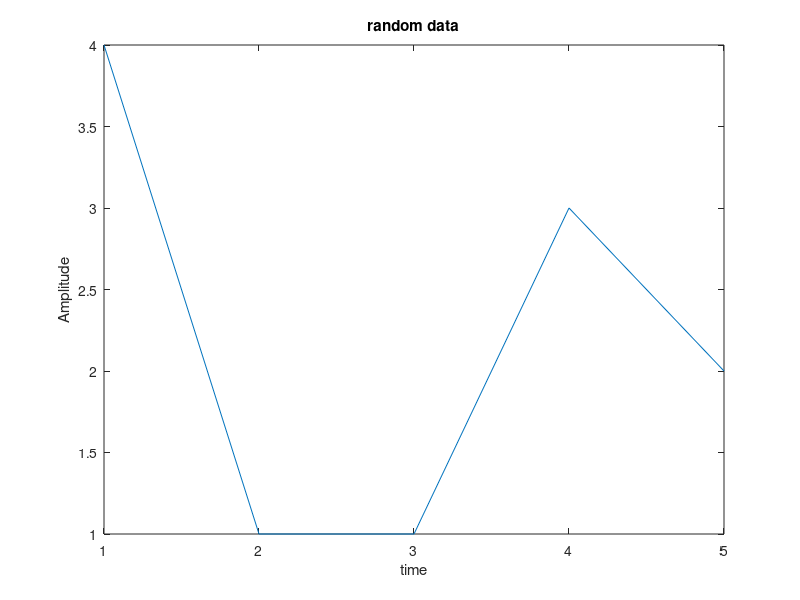
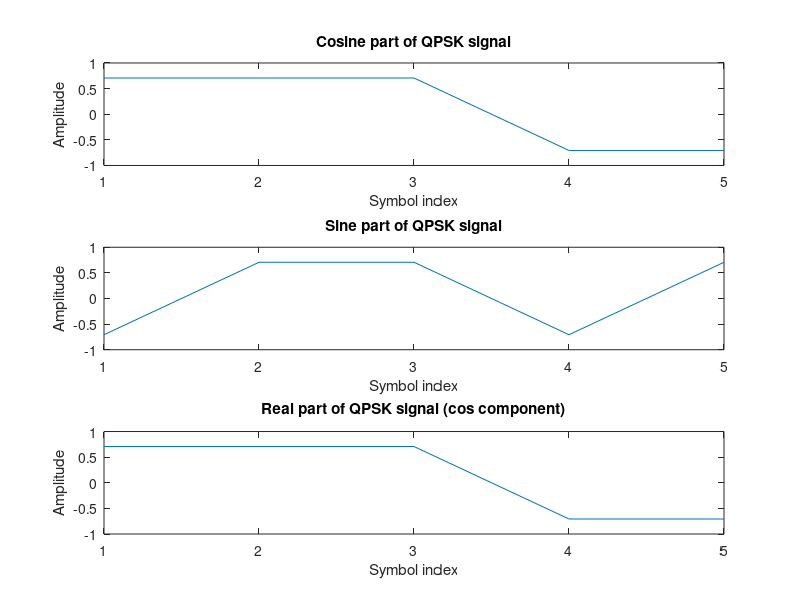
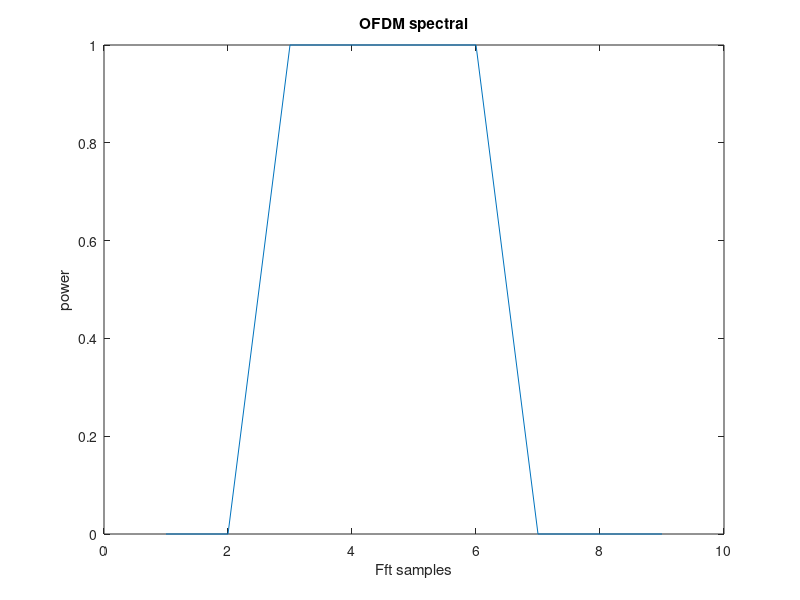
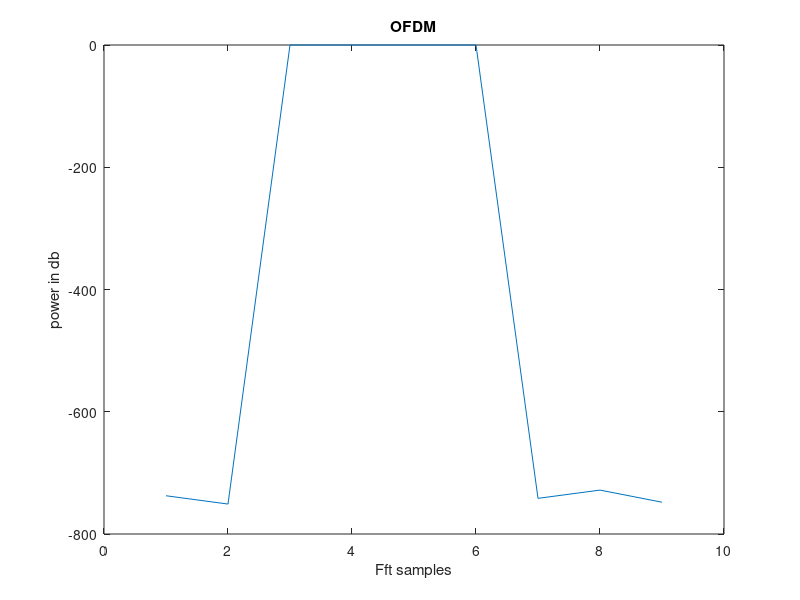

These figures' MATLAB source, in order:
 function y2=B_OFDM_modulation()
clc;
clear all;
close all;
N=input('Enter the number of transmitted symbols(Power of 2 > 32)=');
%Generation of random data to be transmitted
r=ceil(4*rand(1,N));       
plot(r),title('random data'),xlabel('time'),ylabel('Amplitude');
figure; %figure1Q12 

%loop for qpsk baseband genaration
for p = 1:N                  
    bcos(p) = cos((2 * r(1, p) - 1) * pi / 4);
    bsin(p) = sin((2 * r(1, p) - 1) * pi / 4);
    bexp(1, p) = bcos(p) + bsin(p) * i;                                            
end;

% Plotting the QPSK waveform components
subplot(3, 1, 1), plot(bcos), title("Cosine part of QPSK signal"), xlabel('Symbol index'), ylabel('Amplitude');
subplot(3, 1, 2), plot(bsin), title("Sine part of QPSK signal"), xlabel('Symbol index'), ylabel('Amplitude');
subplot(3, 1, 3), plot(real(bexp)), title("Real part of QPSK signal (cos component)"), xlabel('Symbol index'), ylabel('Amplitude');

nz=input('Enter the number of zeros to be padded in middle= ');
%zero padding for gaurd between samples 
bexp1=[bexp(1:N/2) zeros(1,nz) bexp(N/2+1:N)]; 

%plot(bexp1);

ibexp=ifft(bexp1);  % ofdm modulation                                                                  
z=fft(ibexp);       % ofdm demodulation
q=fftshift(z);
mag=abs(q);         % magnitude spectrum 
psd=mag.^2;         % PSD which is sqr of magnitude spectrum                                                                           %for power
figure,plot(psd),title('OFDM spectral'),xlabel('Fft samples'),ylabel('power'); %linear plot
figure,plot(10*log(psd)),title('OFDM'),xlabel('Fft samples'),ylabel('power in db'); %dB plot